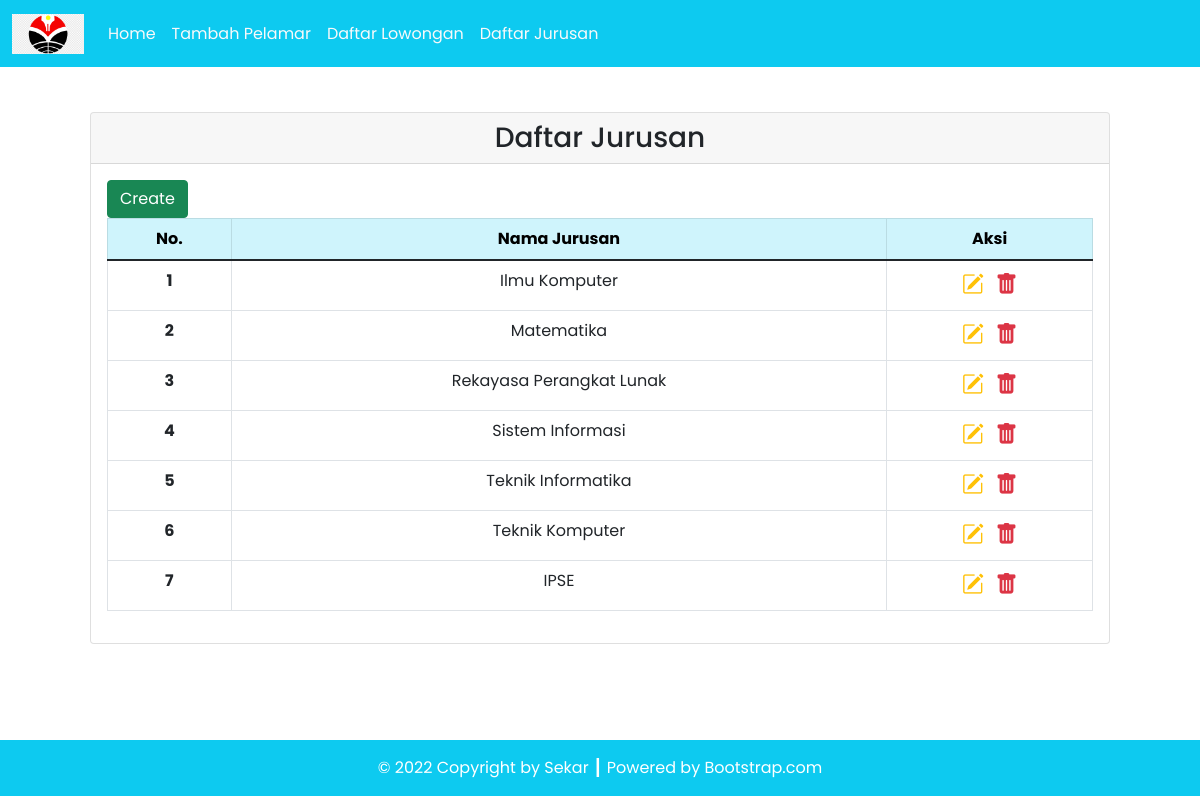
The page /source_code/jurusan.php on the database its author committed.
### tables this page shows
CREATE TABLE `jurusan` (
  `id_jurusan` int(11) NOT NULL AUTO_INCREMENT,
  `nama_jurusan` varchar(255) NOT NULL,
  PRIMARY KEY (`id_jurusan`)
);

### source_code/config/db.php (called while the page is built)
<?php
$DB_HOST = "localhost";
$DB_USERNAME = "root";
$DB_PASSWORD = "";
$DB_NAME = "db_lamaran";

### source_code/classes/DB.php (called while the page is built, shortened)
<?php
class DB
{
    private $hostname;
    private $username;
    private $password;
    private $dbname;
    private $conn;
    private $result;
    function __construct($hostname, $username, $password, $dbname)
    {
        $this->hostname = $hostname;
        $this->username = $username;
        $this->password = $password;
        $this->dbname = $dbname;
    }
    function open()
    {
        $this->conn = mysqli_connect($this->hostname, $this->username, $this->password, $this->dbname);
    }
    function execute($query)
    {
        $this->result = mysqli_query($this->conn, $query);
    }
    function getResult()
    {
        return mysqli_fetch_array($this->result);
    }
}

### source_code/classes/Jurusan.php (called while the page is built, shortened)
<?php
class Jurusan extends DB
{
    function getJurusan()
    {
        $query = "SELECT * FROM jurusan";
        return $this->execute($query);
    }
}

### source_code/jurusan.php (the view, shortened to what this page needs)
<?php
include('config/db.php');
include('classes/DB.php');
include('classes/Jurusan.php');
$jurusan = new Jurusan($DB_HOST, $DB_USERNAME, $DB_PASSWORD, $DB_NAME);
$jurusan->open();
$jurusan->getJurusan();
$header = '<tr>
<th scope="row">No.</th>
<th scope="row">Nama Jurusan</th>
<th scope="row">Aksi</th>
</tr>';
$data = null;
$no = 1;
while ($jur = $jurusan->getResult()) {
    $data .= '<tr>
    <th scope="row">' . $no . '</th>
    <td>' . $jur['nama_jurusan'] . '</td>
    <td style="font-size: 22px;">
        <a href="updateJurusan.php?id=' . $jur['id_jurusan'] . '" title="Edit Data"><i class="bi bi-pencil-square text-warning"></i></a>&nbsp;
        <a href="jurusan.php?hapus=' . $jur['id_jurusan'] . '" title="Delete Data"><i class="bi bi-trash-fill text-danger"></i></a>
        </td>
    </tr>';
    $no++;
}

### rows shown on the page
jurusan: nama_jurusan "Ilmu Komputer"
jurusan: nama_jurusan "Matematika"
jurusan: nama_jurusan "Rekayasa Perangkat Lunak"
jurusan: nama_jurusan "Sistem Informasi"
jurusan: nama_jurusan "Teknik Informatika"
jurusan: nama_jurusan "Teknik Komputer"
jurusan: nama_jurusan "IPSE"

### other values the page prints
$this->content "Home Tambah Pelamar Daftar Lowongan Daftar Jurusan Daftar Jurusan Create © 2022 Copyright by Sekar ┃ Powered by Bootstrap.com"
